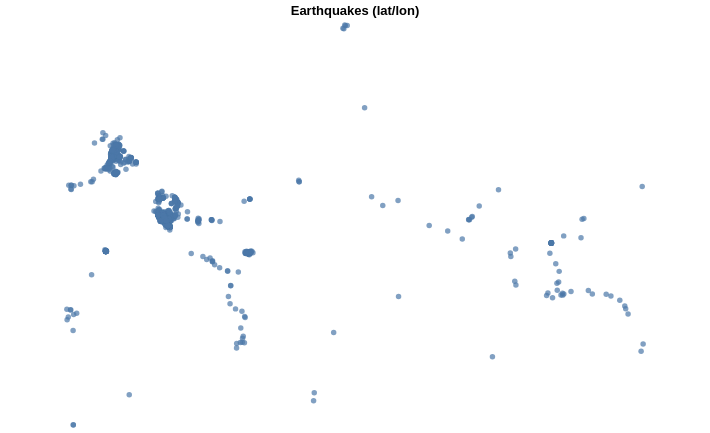

This figure's notebook cell:
### Code cell
alt.Chart(df).mark_circle(size=30).encode(
    longitude='Long:Q',
    latitude='Lat:Q',
    tooltip=['properties.mag']
).project(
    type='mercator'
).properties(
    width=700,
    height=400,
    title='Earthquakes (lat/lon)'
)

### Figure 1 — Vega-Lite specification as saved in the notebook (floating-point values rounded to 4 significant figures; data arrays with more than 128 entries replaced by an {"elided": "..."} marker saying what was removed)
{"config": {"view": {"continuousWidth": 300, "continuousHeight": 300}}, "data": {"name": "data-52768020eb2952a42b360a789503db81"}, "mark": {"type": "circle", "size": 30}, "encoding": {"latitude": {"field": "Lat", "type": "quantitative"}, "longitude": {"field": "Long", "type": "quantitative"}, "tooltip": [{"field": "properties.mag", "type": "quantitative"}]}, "height": 400, "projection": {"type": "mercator"}, "title": "Earthquakes (lat/lon)", "width": 700, "$schema": "https://vega.github.io/schema/vega-lite/v5.20.1.json", "datasets": {"data-52768020eb2952a42b360a789503db81": {"elided": "1707 records"}}}
